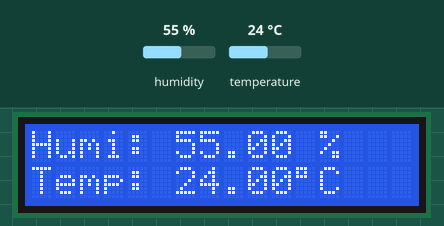
This sketch was run on a simulated Arduino Uno, built with avr-gcc and run on an emulated ATmega328P. On the bench: 16×2 character LCD. Inputs (shaded band) come from the test bench; at power-on: humidity 55 %, temperature 24 °C. The modem accepts every AT command (registered, SIM ready, sends succeed) and sends nothing else; what the sketch prints to the serial monitor is not drawn.

Above: at 13.8 s.
13.9 s: humidity set to 22 %
At 16.1 s:
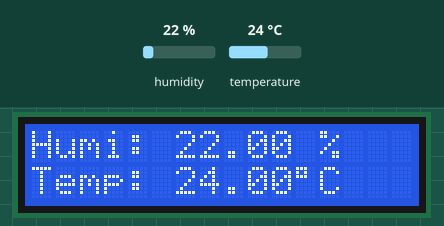
17.2 s: temperature set to 12 °C
At 19.7 s:
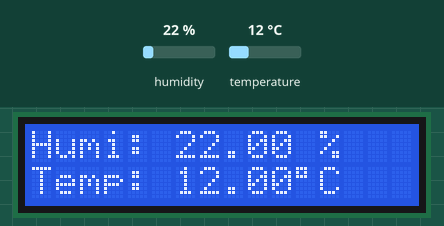
20.3 s: humidity set to 40 %
At 23.0 s:
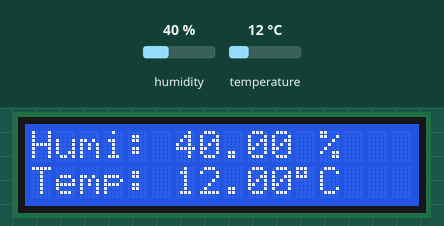
23.3 s: temperature set to 19 °C
At 25.6 s:
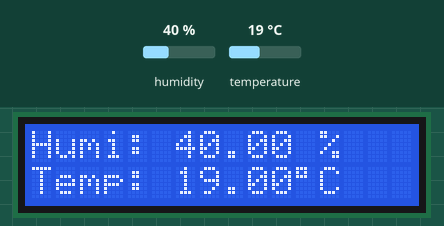
Timing chart, 0 to 27.1 s (numbered marks = the images above; inputs shaded):
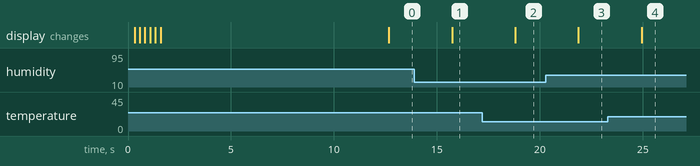

The sketch:

ESP-01S_008_ATcmd-Mqtt.ino
```cpp
#include "DHT.h"
#include "LiquidCrystal_I2C.h"
#include "Wire.h"
#include "SoftwareSerial.h"

/*
 *  LCD Pins            Arduino Pin
 *  ----------------------------------
 *  GND                 GND
 *  VCC                 5V
 *  SDA                 SDA
 *  SCL                 SCL
 *
 *  DHT Pins            Arduino Pin
 *  ----------------------------------
 *  1 (VDD, 3~5.5V)     3.3V
 *  2 (Data)            D5
 *  3 (NC)
 *  4 (GND)             GND
 *
 *  ESP8266 Pin         Arduino Pin
 *  ----------------------------------
 *  1 (GND)             GND
 *  2 (GPIO2)           NC
 *  3 (GPIO0)           NC
 *  4 (RX)              D3
 *  5 (VCC)             3.3V (External Power)
 *  6 (RST)             NC
 *  7 (CH_PD)           3.3V
 *  8 (TX)              D4
 *
 */

unsigned long CurrTimestamp = millis();

/* ---  Serial setup  --- */
#define BAUD_SERIAL       9600        // 序列埠傳輸速率設定為 9600 bps
#define DELAY_MS          1000        // 系統預設延遲時間

/* ---  LCD setup  */
LiquidCrystal_I2C LCD1602(0x27, 2, 1, 0, 4, 5, 6, 7, 3, POSITIVE);


/* ---  DHT  --- */
#define DHTPIN  5
#define DHTTYPE DHT11
DHT dht(DHTPIN, DHTTYPE);

unsigned long DHT_Interval = 2000;
unsigned long DHT_LastTime = millis();


/* ---  ESP8266 setup  --- */
/*
 * Be aware that 115200 will not work with software serial.
 * With Arduino Uno must set the a lower baud rate, ex. 9600
 */
#define BAUD_ESP8266  115200
#define WiFi_SSID     "your wifi SSID"
#define WiFi_PSWD     "your wifi PSWD"

#define ESP_TX     3                  // ESP8266 TX -> MCU D3
#define ESP_RX     4                  // ESP8266 RX -> MCU D4
SoftwareSerial ESP8266(ESP_TX, ESP_RX);

/* ---  MQTT setup --- */
char* HOST = "api.thingspeak.com";
String WriteApiKey = "0123456789ABCDEF";
String ReadApiKey  = "0123456789ABCDEF";


void setup()
{
  Serial.begin(BAUD_SERIAL);
  Serial.println("Arduino...OK!");

  lcd_Setting();
  Serial.println("LCD...OK");

  dht.begin();
  Serial.println("DHT...OK!");

  wifi_Setting();
}

void loop()
{
  if ( millis() - DHT_LastTime >= DHT_Interval)
  {
    DHT_LastTime = millis();

    float h = dht.readHumidity();
    float t = dht.readTemperature();
    if (isnan(h) || isnan(t)) {
      Serial.println("Failed to read from DHT sensor!");
      return;
    }
    printSerial(h, t); printLCD(h, t);

    sendMqttMesg(h, t);
  }
}

void lcd_Setting()
{
  // LCD initializing, default state is open backlight.
  LCD1602.begin(16, 2);
  LCD1602.clear();

  // Flash three times
  for(int i = 0; i < 3; i++) {
    LCD1602.backlight();    // open backlight
    delay(250);
    LCD1602.noBacklight();  // close backlight
    delay(250);
  }
  LCD1602.backlight();

  // 輸出初始化文字
  LCD1602.setCursor(0, 0); // 設定游標位置在第一行行首
  LCD1602.print("LCD...OK!");
}

void wifi_Setting()
{
  Serial.println("\nESP8266 setup start...");

  // Setup ESP8266 Baud rate
  ESP8266.begin(BAUD_ESP8266);

  // Restart module
  sendATcmd("AT+RST\r\n", 5000);

  // Setup WiFi mode: 1 is Station
  sendATcmd("AT+CWMODE=1\r\n", 2000);

  // Connect to WiFi
  sendATcmd("AT+CWJAP=\""WiFi_SSID"\",\""WiFi_PSWD"\"\r\n", 3000);

  // Get local IP address
  sendATcmd("AT+CIFSR\r\n", 1000);

  Serial.println("ESP8266 setup finished.");
}

void sendMqttMesg(float h, float t)
{
  String mesg = "GET /update?key=XBRHX7XEJW4D3RWQ";
  mesg += "&field1=" + String(t);
  mesg += "&field2=" + String(h);
  mesg += "\r\n";
  int mesg_len = mesg.length();

  // ESP8266 connects to the server as a TCP client.
  char cipStart[128];
  sprintf(cipStart, "AT+CIPSTART=\"TCP\",\"api.thingspeak.com\",80\r\n", HOST);
  sendATcmd(cipStart, 1000);

  // ESP8266 sends data to the server
  char cipSend[16];
  sprintf(cipSend, "AT+CIPSEND=%d\r\n", mesg_len);
  sendATcmd(cipSend, 1000);
  sendATcmd(mesg.c_str(), 1000);

  // End the TCP connection.
}

void sendATcmd(char *cmd, unsigned long delay)
{
  ESP8266.print(cmd);
//  Serial.println(cmd);

  unsigned long curr_time = millis();
  while ( millis() - curr_time < delay ) {}

  String response = "";
  while ( ESP8266.available() ) {
    char ch = ESP8266.read();
    response += ch;
  }
//  Serial.println(response);
  Serial.print(response);
  Serial.println();
}

void printSerial(float h, float t)
{
  String outstr = "Humi = " + String(h) + " %"
                +",\tTemp = " + String(t) + "°C ";
  Serial.println(outstr);
}

void printLCD(float h, float t)
{
  String row1 = "Humi: " + String(h) + " %";

  // '°' = (char)223
  String unit = String((char)223) + "C";
  String row2 = "Temp: " + String(t) + unit;

  LCD1602.clear();
  LCD1602.setCursor(0, 0); LCD1602.print(row1);
  LCD1602.setCursor(0, 1); LCD1602.print(row2);
}
```

Measured:
- after the input at 13.9 s, the display: changes after 1.8 s (image 1)
- after the input at 17.2 s, the display: changes after 1.6 s (image 2)
- after the input at 20.3 s, the display: changes after 1.6 s (image 3)
- after the input at 23.3 s, the display: changes after 1.6 s (image 4)
